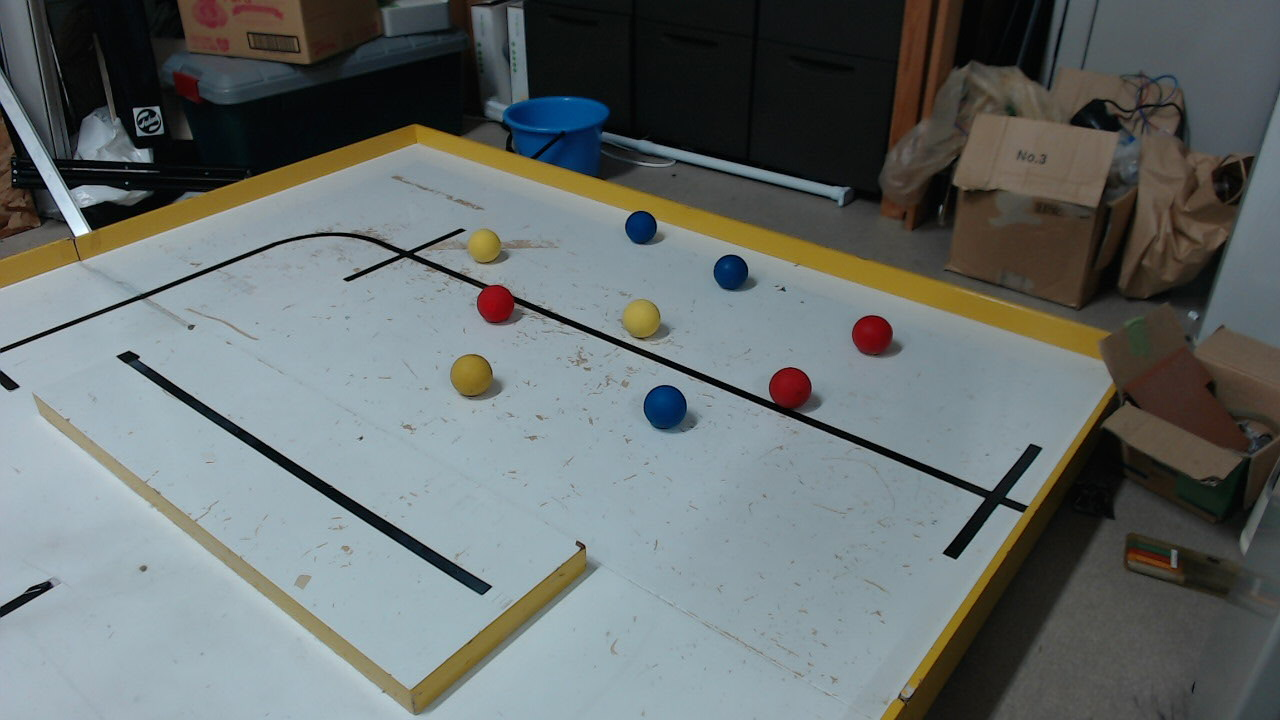
#> input picture opencv_sample/rov_test/ball_kyougidai.jpg, 1280 x 720 px, given in place of the camera
$ python hough_sample.py
#> lines starting #> are read from the running program, lines starting #| are printed output that depends on the picture; after the words box and inside, x2 and y2 are one past the last pixel; in counts of white or black regions, pixels touching at a corner belong together
import cv2
import numpy as np

def pick_up_blue_ball():
    cap = cv2.VideoCapture(0)
    cap.set(3, 640)
    cap.set(4, 480)

    while True:
        ret,img = cap.read()
#> img is the input picture: shape (720, 1280, 3); mean B, G, R 109.6, 110.3, 103.6
        size = (640,480)
        cimg1 = img

        # Convert to hsv
        hsv = cv2.cvtColor(img, cv2.COLOR_BGR2HSV)
#> hsv: shape (720, 1280, 3); mean H, S, V 77.3, 57.9, 117.9
        lower_blue = np.array([160, 100, 100])
        upper_blue = np.array([180, 255, 255])
        img_mask_blue = cv2.inRange(hsv, lower_blue, upper_blue)
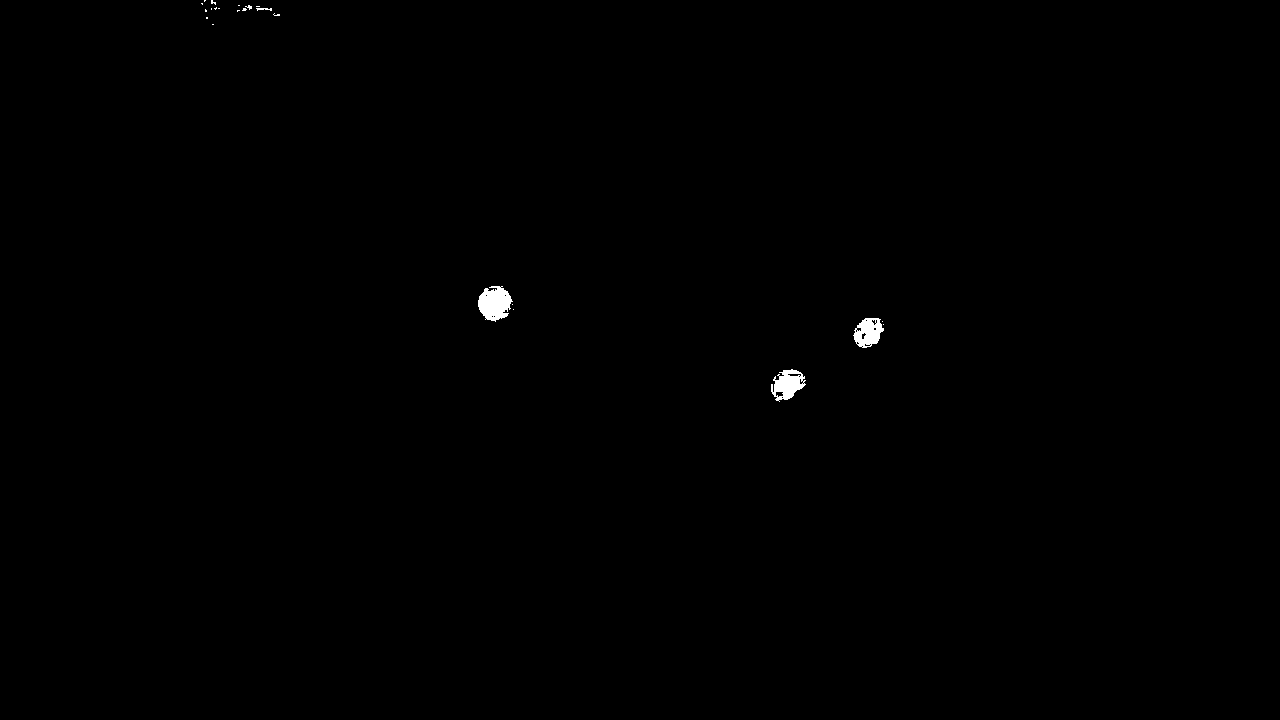
#> img_mask_blue: shape (720, 1280); 0.25% white; 23 white regions (19 under 20 px), largest, box (x1, y1, x2, y2) and area: (478, 286, 513, 322) 874, (771, 369, 806, 402) 672, (853, 318, 884, 348) 611, (256, 8, 272, 11) 31
        img_color_blue = cv2.bitwise_and(img, img, mask=img_mask_blue)

        # Hough_tranceration
        img = img[:,::-1]
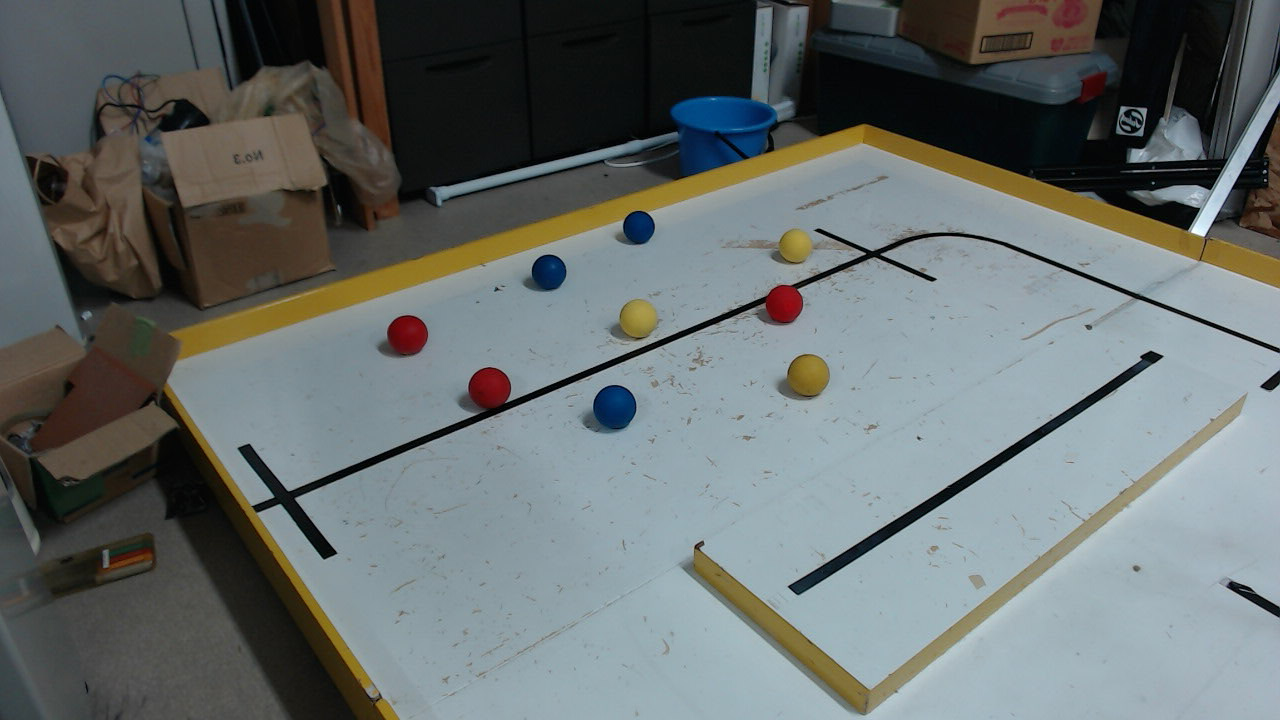
#> img: shape (720, 1280, 3); mean B, G, R 109.6, 110.3, 103.6
        img_color_blue = cv2.resize(img_color_blue, size)
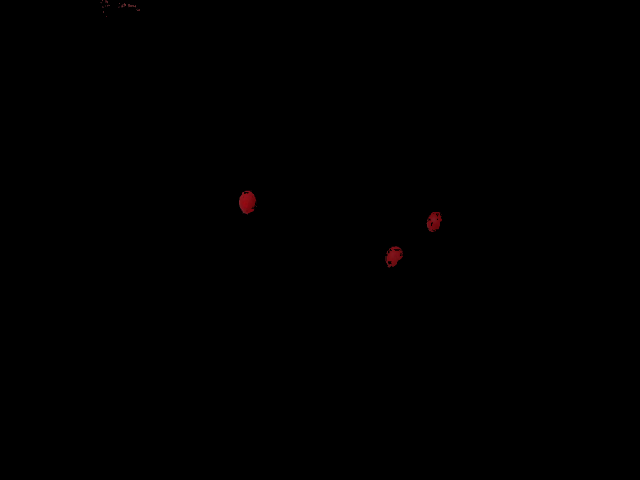
#> img_color_blue: shape (480, 640, 3); mean B, G, R 0.1, 0, 0.3
        img_color_blue = cv2.GaussianBlur(img_color_blue, (33,33), 1)

        cimg2 = img_color_blue

        img_color_blue = cv2.cvtColor(img_color_blue, cv2.COLOR_RGB2GRAY)
#> img_color_blue: shape (480, 640)
        circles = cv2.HoughCircles(img_color_blue,cv2.HOUGH_GRADIENT,1,20,param1=50,param2=30,minRadius=10,maxRadius=120)
#> circles = None
        if circles is not None:
            circles = np.uint16(np.around(circles))
            for i in circles[0,:]:
                #draw the outer circle
                cv2.circle(cimg1,(i[0],i[1]),i[2],(0,255,0),2)
                #draw the center of the circle
                cv2.circle(cimg1,(i[0],i[1]),2,(0,0,255),3)
        else:
            print("nothing")

        cv2.imshow('orizin',cimg1)
        cv2.imshow('blue',cimg2)
        k = cv2.waitKey(10)
#> (key Esc is pressed here)
        if k == 27:
            break

    cap.release()
    cv2.destroyAllWindows()

if __name__ == "__main__":
    pick_up_blue_ball()


#original author -- Koki Shirota
